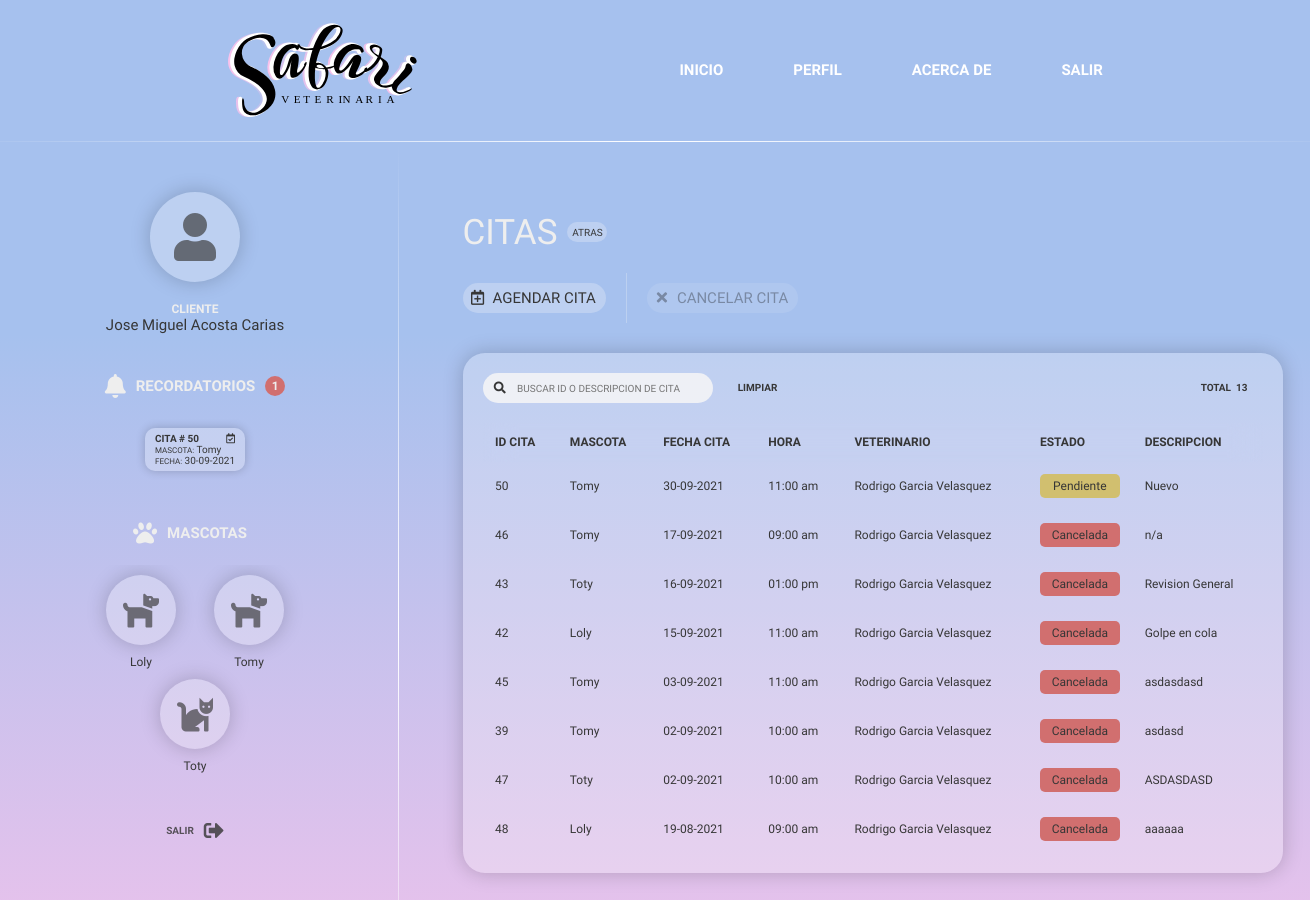
Screenshot of /Proyecto/modules/cliente/citas/citas.php (signed in) with the database file from the repository.
### tables this page shows
CREATE TABLE `citas` (
  `Id_Cita` int(10) NOT NULL,
  `Id_Cliente` int(6) NOT NULL,
  `Id_Mascota` int(6) NOT NULL,
  `Id_Veterinario` int(6) NOT NULL,
  `Fecha_Cita` date NOT NULL DEFAULT current_timestamp(),
  `Hora_Cita` time NOT NULL,
  `Motivo_Cita` varchar(200) NOT NULL,
  `Id_EstadoCita` int(6) DEFAULT 1
);

CREATE TABLE `mascotas` (
  `Id_Mascota` int(6) NOT NULL,
  `Id_Cliente` int(6) NOT NULL,
  `Nombre_Mascota` varchar(15) NOT NULL,
  `Fecha_Mascota` date NOT NULL,
  `Edad_Mascota` int(2) GENERATED ALWAYS AS (year(current_timestamp()) - year(`Fecha_Mascota`)) VIRTUAL,
  `Sexo` varchar(10) NOT NULL,
  `Id_Especie` int(6) NOT NULL,
  `Id_Raza` int(6) NOT NULL,
  `Fecha_Registro` date DEFAULT current_timestamp()
);

CREATE TABLE `personal` (
  `Id_Personal` int(6) NOT NULL,
  `Identificacion_Personal` varchar(15) NOT NULL,
  `Nombre` varchar(30) NOT NULL,
  `Puesto_Trabajo` varchar(50) NOT NULL,
  `Area` int(6) NOT NULL,
  `Baja_Personal` binary(1) NOT NULL DEFAULT '0',
  `Id_Usuario` int(6) NOT NULL
);

CREATE TABLE `estadocitas` (
  `Id_EstadoCita` int(6) NOT NULL,
  `Estado_Cita` varchar(20) NOT NULL,
  `Descripcion_Cita` varchar(100) NOT NULL
);

### Proyecto/modules/cliente/citas/citas.php (the view, shortened to what this page needs)
<!DOCTYPE html>
<html lang="en">
<head>
    <link rel="stylesheet" href="/Proyecto/statics/css/main.css" />
    <link rel="stylesheet" href="/Proyecto/statics/css/administrador/admin_Cliente/cliente.css">
    <link rel="stylesheet" href="https://use.fontawesome.com/releases/v5.15.1/css/all.css">
</head>
<body>
    <div class="fondo">
        <?php include("../../../includes/cliente_header.php") ?>
        <div class="main-user">
            <?php include("../../../includes/cliente_user.php") ?>
            <div class="contenedor">
                <div class="titulo-opcion">
                    <div class="motivo">CITAS</div>
                    <div class="atras" onclick="location.href = '../cliente.php'">
                        ATRAS
                    </div>
                </div>
                <div class="botones">
                    <div class="boton verde" onclick="location.href = '../citas/agendar_Cita.php'">
                        <div class="image">
                            <i class="far fa-calendar-plus"></i>
                        </div>
                        <div class="texto">
                            AGENDAR CITA
                        </div>
                    </div>
                    <div class="bloqueo-boton-general">
                        <div class="boton rojo" id="eliminar" onclick="accionEliminar()">
                            <div class="image">
                                <i class="fas fa-times"></i>
                            </div>
                            <div class="texto">
                                CANCELAR CITA
                            </div>
                        </div>
                        <div class="bloqueo-boton">
                        </div>
                    </div>
                </div>
                <div class="tabla-contenedor">
                    <div class="descripcion">
                        <div class="herramientas">
                            <div class="buscador">
                                <div class="icono-buscar">
                                    <i class="fas fa-search"></i>
                                </div>
                                <div class="cajaTexto-buscar">
                                    <input type="text" spellcheck="false" placeholder="BUSCAR ID O DESCRIPCION DE CITA" id="buscar">
                                </div>
                            </div>
                            <div class="limpiar" onclick="limpiar()">
                                LIMPIAR
                            </div>
                        </div>
                        <div class="total-clientes">
                            TOTAL &nbsp;<span class="clientesTotales">2</span>
                        </div>
                    </div>
                    <div class="tabla-clientes">
                        <table id="tb-cliente" class="tabla-general">
                            <thead>
                                <th>ID CITA</th>
                                <th>MASCOTA</th>
                                <th>FECHA CITA</th>
                                <th>HORA</th>
                                <th>VETERINARIO</th>
                                <th>ESTADO</th>
                                <th>DESCRIPCION</th>
                            </thead>
                            <tbody>
                                <?php
                                include("../../conexion/conexion.php");
                                $idCliente = $_SESSION['idCliente'];
                                $query = "SELECT c.Id_Cita, m.Nombre_Mascota, c.Fecha_Cita, c.Hora_Cita, p.Nombre AS Veterinario, e.Estado_Cita, c.Motivo_Cita
                                FROM citas AS c, mascotas AS m, personal AS p, estadocitas AS e
                                WHERE c.Id_Cliente = $idCliente
                                AND m.Id_Cliente = $idCliente
                                AND c.Id_Veterinario = p.Id_Personal
                                AND c.Id_EstadoCita = e.Id_EstadoCita
                                AND c.Id_Mascota = m.Id_Mascota
                                ORDER BY c.Fecha_Cita DESC";
                                $result = mysqli_query($conn, $query);
                                while ($row = mysqli_fetch_array($result)) {
                                    $idCita = $row['Id_Cita'];
                                    $nombreMascota = $row['Nombre_Mascota'];
                                    $fechaCita = $row['Fecha_Cita'];
                                    $horaCita = $row['Hora_Cita'];
                                    $veterinarioCita = $row['Veterinario'];
                                    $estadoCita = $row['Estado_Cita'];
                                    $descripcionCita = $row['Motivo_Cita'];
                                    $formatoFecha = date('d-m-Y', strtotime($fechaCita));
                                    $formatoHora = date('h:i a', strtotime($horaCita));
                                ?>
                                    <tr class="filas" onclick="filas(event)">
                                        <td><?php echo $idCita ?></td>
                                        <td><?php echo $nombreMascota ?></td>
                                        <td><?php echo $formatoFecha ?></td>
                                        <td><?php echo $formatoHora ?></td>
                                        <td><?php echo $veterinarioCita ?></td>
                                        <td><?php
                                            switch ($estadoCita) {
                                                case 'Pendiente':
                                                    echo "<div class='pendiente'> $estadoCita </div>";
                                                    break;
                                                case 'Cancelada':
                                                    echo "<div class='cancelada'> $estadoCita </div>";
                                                    break;
                                            }
                                            ?></td>
                                        <td><?php echo $descripcionCita ?></td>
                                    </tr>
                                <?php } ?>
                            </tbody>
                        </table>
                    </div>
                </div>
            </div>
        </div>
</body>
</html>

### Proyecto/includes/cliente_user.php (shortened to what this page needs)
<div class="perfil">
    <div class="user-perfil">
        <div class="circulo color-blanco-transparente">
            <i class="fas fa-user fa-4x"></i>
        </div>
        <div class="info">
            <div class="puesto">CLIENTE</div>
            <div class="nombre"><?php echo $_SESSION['nombre'] ?></div>
        </div>
    </div>
    <?php
    $idCliente = $_SESSION['idCliente'];
    $query = "SELECT COUNT(Id_Cita) AS numeroCitas FROM citas WHERE Id_Cliente = $idCliente AND Id_EstadoCita = 1";
    $resultado = mysqli_query($conn, $query);
    $row = mysqli_fetch_array($resultado);
    ?>
    <div class="tarjetas">
        <div class="tarjeta-container">
            <div class="noti">
                <i class="fas fa-bell fa-2x"></i>
                <div class="tarjeta-tittle">RECORDATORIOS</div>
                <?php if ($row['numeroCitas'] > 0) { ?>
                    <div class="noti-circulo"><?php echo $row['numeroCitas'] ?></div>
                <?php } ?>
            </div>
            <div class="tarjeta-content notificaciones">
                <?php
                $query = "SELECT c.Id_Cita, c.Fecha_Cita, m.Nombre_Mascota FROM citas AS c, mascotas AS m WHERE c.Id_Cliente = $idCliente AND c.Id_EstadoCita = 1 AND c.Id_Mascota = m.Id_Mascota
                ORDER BY c.Fecha_Cita ASC";
                $resultado = mysqli_query($conn, $query);
                while ($row = mysqli_fetch_array($resultado)) { ?>
                    <div class="notificacion"><span class="negrita">CITA # <?php echo $row['Id_Cita']; ?></span>
                        <div>
                            <span class="small">MASCOTA:</span>
                            <?php echo $row['Nombre_Mascota']; ?>
                        </div>
                        <div>
                            <span class="small">FECHA:</span>
                            <?php
                            $fechaCita = $row['Fecha_Cita'];
                            $formatoFecha = date('d-m-Y', strtotime($fechaCita));
                            echo $formatoFecha;
                            ?>
                        </div>
                        <div class="iconCita">
                            <?php echo "<i class='far fa-calendar-check'></i>" ?>
                        </div>
                    </div>
                <?php } ?>
            </div>
        </div>
        <div class="tarjeta-container">
            <div class="noti">
                <i class="fas fa-paw fa-2x"></i>
                <div class="tarjeta-tittle">MASCOTAS</div>
            </div>
            <div class="tarjeta-content">
                <?php for ($i = 0; $i < count($_SESSION['mascotas']); $i++) { ?>
                    <div class="mascota-main">
                        <div class="mascota-info">
                            <div class="mascota-perfil color-blanco-transparente color-secundario-hover">
                                <div class="mascota-imagen">
                                    <?php
                                    switch ($_SESSION['especies'][$i]) {
                                        case '1':
                                            echo "<i class='fas fa-dog fa-3x'></i>";
                                            break;
                                        case '2':
                                            echo "<i class='fas fa-cat fa-3x'></i>";
                                            break;
                                    }
                                    ?>
                                </div>
                            </div>
                            <div class="mascota-nombre">
                                <?php echo $_SESSION['mascotas'][$i] ?>
                            </div>
                        </div>
                    </div>
                <?php } ?>
            </div>
        </div>
    </div>
    <div class="salir" onclick="location.href = '/Proyecto/modules/login.php'">
        <div class="btn-salir-texto">
            SALIR
        </div>
        <i class="fas fa-sign-out-alt fa-2x"></i>
    </div>
</div>
<div class="linea">
</div>

### Proyecto/statics/css/administrador/admin_Cliente/cliente.css (style rules this page uses)
body { color: #363636; position: relative; }
.contenedor { width: 70%; height: 100%; }
.motivo { margin: 0; }
.titulo-opcion { width: auto; height: auto; margin-top: 70px; display: flex; align-items: center; flex-direction: row; }
.atras { cursor: pointer; margin-left: 10px; font-size: 10px; background-color: #f7f7f746; border-radius: 22px; display: flex; justify-content: center; align-items: center; width: 4em; height: 2em; transition: all 0.4s; }
.botones { display: flex; align-items: center; width: 100%; height: auto; margin: 20px 0 30px 0; position: relative; }
#editar, #eliminar { filter: opacity(0.4); }
.image { width: 20px; height: 20px; display: flex; align-items: center; justify-content: center; margin: 0 5px 0 5px; }
.texto { margin-right: 10px; }
.boton { cursor: pointer; height: 30px; display: flex; justify-content: center; align-items: center; flex-direction: row; background-color: #f7f7f746; border-radius: 22px; font-size: 15px; transition: all 0.4s; margin-right: 20px; }
.descripcion { flex: 0 0 auto; font-size: 12px; display: flex; justify-content: space-between; font-weight: 800; }
.tabla-clientes { flex: 1 0 80%; overflow: auto; margin-top: 20px; }
.filas { cursor: pointer; transition: all 0.3s; }
.total-clientes { margin-right: 15px; display: flex; align-items: center; font-size: 10px; }
.buscador { width: 230px; height: 100%; border-radius: 22px; background-color: #f7f7f7d5; display: flex; align-items: center; }
.icono-buscar { width: 15%; height: 100%; display: flex; justify-content: center; align-items: center; }
.cajaTexto-buscar { width: 80%; height: 100%; }
.cajaTexto-buscar input { outline: none; border: none; width: 100%; height: 100%; padding: 0; border-radius: 0 22px 22px 0; background-color: #a6c0ee00; color: #363636; font-family: 'Gowun Dodum', sans-serif; }
.cajaTexto-buscar input::placeholder { font-family: 'Gowun Dodum', sans-serif; font-size: 10px; }
.limpiar { margin-left: 20px; font-size: 10px; border-radius: 22px; width: 5em; height: 2em; display: flex; align-items: center; justify-content: center; cursor: pointer; transition: all 0.3s; }
.herramientas { width: 80%; height: 30px; display: flex; align-items: center; }

### rows the page displays
citas: Id_Cita "50", Id_Mascota.Nombre_Mascota "Tomy", Fecha_Cita "30-09-2021", Hora_Cita "11:00 am", Id_Veterinario.Nombre "Rodrigo Garcia Velasquez", Id_EstadoCita.Estado_Cita "Pendiente", Motivo_Cita "Nuevo"
citas: Id_Cita "46", Id_Mascota.Nombre_Mascota "Tomy", Fecha_Cita "17-09-2021", Hora_Cita "09:00 am", Id_Veterinario.Nombre "Rodrigo Garcia Velasquez", Id_EstadoCita.Estado_Cita "Cancelada", Motivo_Cita "n/a"
citas: Id_Cita "43", Id_Mascota.Nombre_Mascota "Toty", Fecha_Cita "16-09-2021", Hora_Cita "01:00 pm", Id_Veterinario.Nombre "Rodrigo Garcia Velasquez", Id_EstadoCita.Estado_Cita "Cancelada", Motivo_Cita "Revision General"
citas: Id_Cita "42", Id_Mascota.Nombre_Mascota "Loly", Fecha_Cita "15-09-2021", Hora_Cita "11:00 am", Id_Veterinario.Nombre "Rodrigo Garcia Velasquez", Id_EstadoCita.Estado_Cita "Cancelada", Motivo_Cita "Golpe en cola"
citas: Id_Cita "45", Id_Mascota.Nombre_Mascota "Tomy", Fecha_Cita "03-09-2021", Hora_Cita "11:00 am", Id_Veterinario.Nombre "Rodrigo Garcia Velasquez", Id_EstadoCita.Estado_Cita "Cancelada", Motivo_Cita "asdasdasd"
citas: Id_Cita "39", Id_Mascota.Nombre_Mascota "Tomy", Fecha_Cita "02-09-2021", Hora_Cita "10:00 am", Id_Veterinario.Nombre "Rodrigo Garcia Velasquez", Id_EstadoCita.Estado_Cita "Cancelada", Motivo_Cita "asdasd"
citas: Id_Cita "47", Id_Mascota.Nombre_Mascota "Toty", Fecha_Cita "02-09-2021", Hora_Cita "10:00 am", Id_Veterinario.Nombre "Rodrigo Garcia Velasquez", Id_EstadoCita.Estado_Cita "Cancelada", Motivo_Cita "ASDASDASD"
citas: Id_Cita "48", Id_Mascota.Nombre_Mascota "Loly", Fecha_Cita "19-08-2021", Hora_Cita "09:00 am", Id_Veterinario.Nombre "Rodrigo Garcia Velasquez", Id_EstadoCita.Estado_Cita "Cancelada", Motivo_Cita "aaaaaa"

### other values shown
$_SESSION['nombre'] "Jose Miguel Acosta Carias"
$row['numeroCitas'] "1"
$_SESSION['mascotas'][$i] "Loly"
$_SESSION['mascotas'][$i] "Tomy"
$_SESSION['mascotas'][$i] "Toty"
